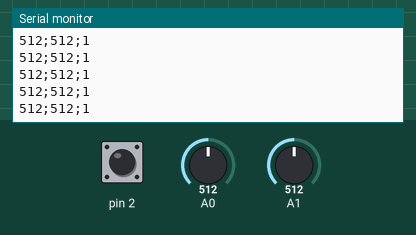
Bench run of a sketch on a simulated Arduino Uno, built with avr-gcc and run on an emulated ATmega328P. Shown: the last lines printed to the serial monitor. The test bench sets the inputs (shaded band); at power-on: A0 = 512, A1 = 512, pin 2 HIGH.

Above: at 1.2 s.
1.3 s: A0 set to 716
At 1.64 s:
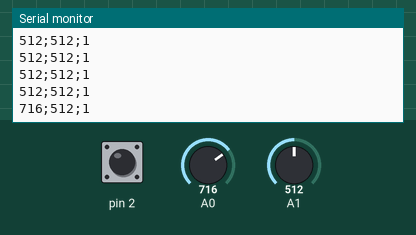
2.8 s: A1 set to 716
At 2.84 s:
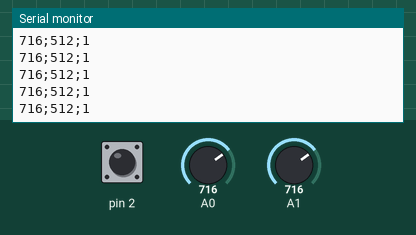
4.3 s: pin 2 pulled LOW for 0.15 s
At 4.5 s:
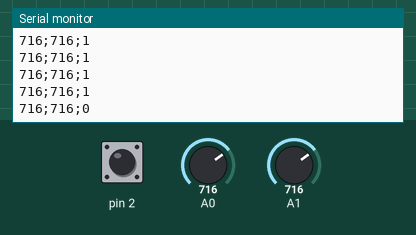
5.9 s: A0 set to 900
At 6.01 s:
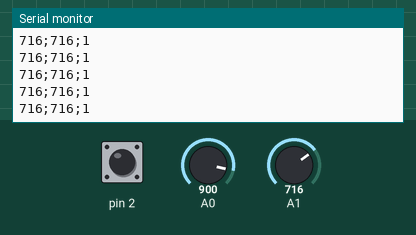
7.4 s: pin 2 pulled LOW for 1 s
At 7.66 s:
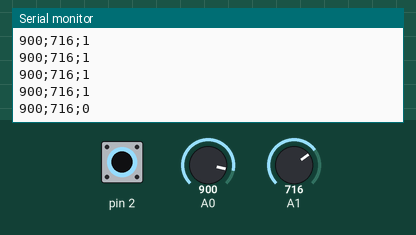
9.9 s: A1 set to 900
At 9.92 s:
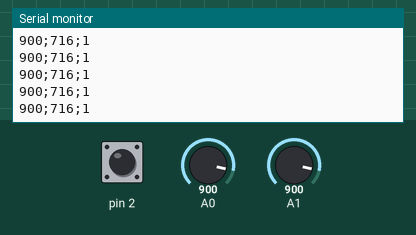
Timing chart, 0 to 12.4 s (numbered marks = the images above; inputs shaded):
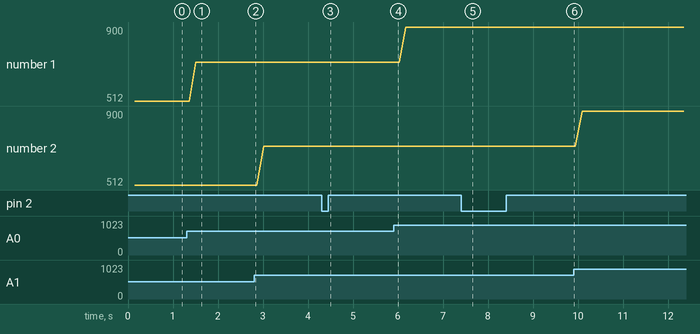

Measured:
- after the input at 1.3 s, the serial monitor: prints a new line after 0.21 s (image 1)
- after the input at 4.3 s, the serial monitor: prints a new line after 0.07 s (image 3)
- after the input at 7.4 s, the serial monitor: prints a new line after 0.13 s (image 5)
- plotted number 1: 512 → 716 after the input at 1.3 s, 716 → 900 after the input at 5.9 s

The sketch:

Tuto_Grafica_by_Noel.ino
```cpp
int ejex, ejey, push;
void setup() {
pinMode(2,INPUT_PULLUP);
Serial.begin(9600);

}

void loop() {

ejex=analogRead(0);
delay(50);

ejey=analogRead(1);
delay(50);

push=digitalRead(2);
delay(50);

Serial.print(ejex);
Serial.print(";");
Serial.print(ejey);
Serial.print(";");
Serial.println(push);

}
```
